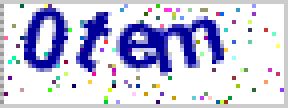
#> input picture cache/todo.png, 72 x 27 px, found by its file name (shown 4 times larger)
$ python prepare.py   (Python 2 division)
#> lines starting #> are read from the running program, lines starting #| are printed output that depends on the picture
# coding:utf-8
import urllib
from PIL import Image


def prepare_data(url):
#> called with url = 'http://jwxt.jit.edu.cn/CheckCode.aspx'
    pic_file = 'cache/todo.png'
    urllib.urlretrieve(url, pic_file)
#> (this line was passed over: the network is not available in this run)
    with open('cache/X.dat', 'w') as x_file:
        image = Image.open(pic_file).convert("L")
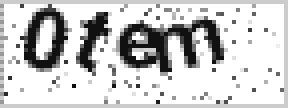
#> image: PIL image 72x27 L (shown 4 times larger); min 12, max 255, mean 203.2
        x_size, y_size = image.size
#> x_size = 72; y_size = 27
        y_size -= 5
#> y_size = 22
        # y from 1 to y_size-5
        # x from 4 to x_size-18
        piece = (x_size-22) / 8
#> piece = 6
        centers = [4+piece*(2*i+1) for i in range(4)]
#> centers = [10, 22, 34, 46]
        for i, center in enumerate(centers):
            img = image.crop((center-(piece+2), 1, center+(piece+2), y_size))
            width, height = img.size
            for h in range(0, height):
                for w in range(0, width):
                    pixel = img.getpixel((w, h))
                    print >> x_file, pixel,
            print >> x_file, ''
#> this loop made 1 pass
#> pass 1, in prepare_data, `img = image.crop((center-(piece+2), 1, center+(piece+2), y_size))`:
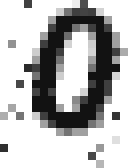
#> img: PIL image 16x21 L (shown 8 times larger); min 17, max 255, mean 183.1
    print 'OK! It\'s time to predict the picture.'

#> (the run stopped early here; a loop or call above may not have finished)
